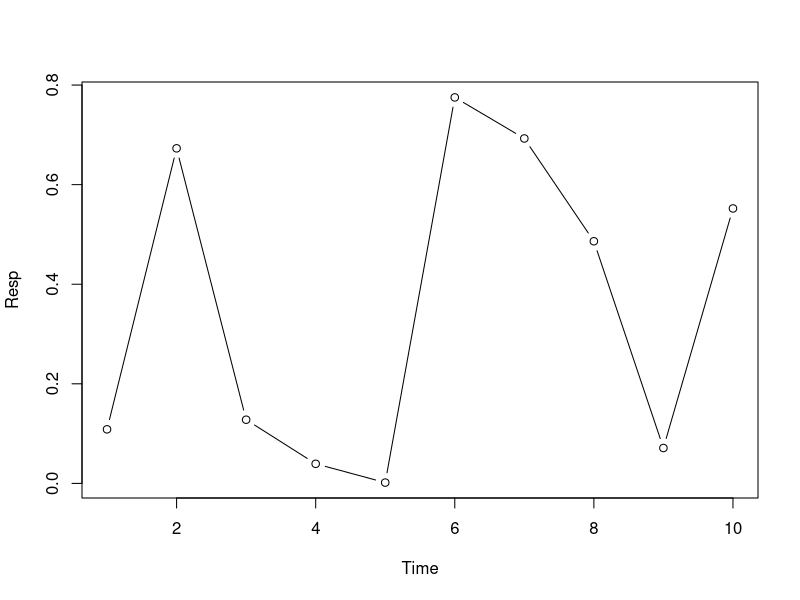

Source code (R):
## ---- chunk 1
# Use comments profusely in your code!
Time <- seq(1,10) #seq makes integer sequence
print(Time)       #show contents
Resp <- runif(10) # get 10 random uniforms
print(Resp)
plot(x=Time, y=Resp, type="b")
